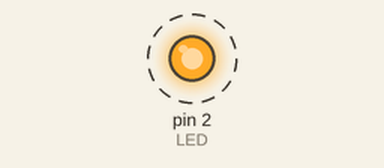
This sketch was run on a simulated Arduino Uno, built with avr-gcc and run on an emulated ATmega328P. Shown: output pins drawn as LEDs (lit = HIGH). Dashed ring = blinking. What the sketch prints to the serial monitor is not drawn.

Above: at 0.5 s.
Timing chart, 0 to 4.6 s (numbered marks = the images above):
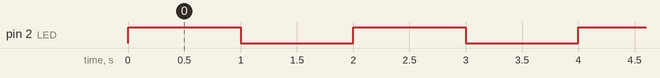

The sketch:

01.Blink.ino
```cpp
#define LED 2

void setup() {
  Serial.begin(115200);
  Serial.println ("");
  pinMode(LED, OUTPUT);    // LED pin as output.
  Serial.println ("Start");
}

void loop() {
  digitalWrite(LED, HIGH);
  delay(1000);              // wait for 1 second.
  digitalWrite(LED, LOW);   // turn the LED on.
  delay(1000);              // wait for 1 second.
  Serial.println ("Loop");
}
```

Measured:
- by itself, pin 2 (LED): alternates HIGH for 1.0 s and LOW for 1.0 s
